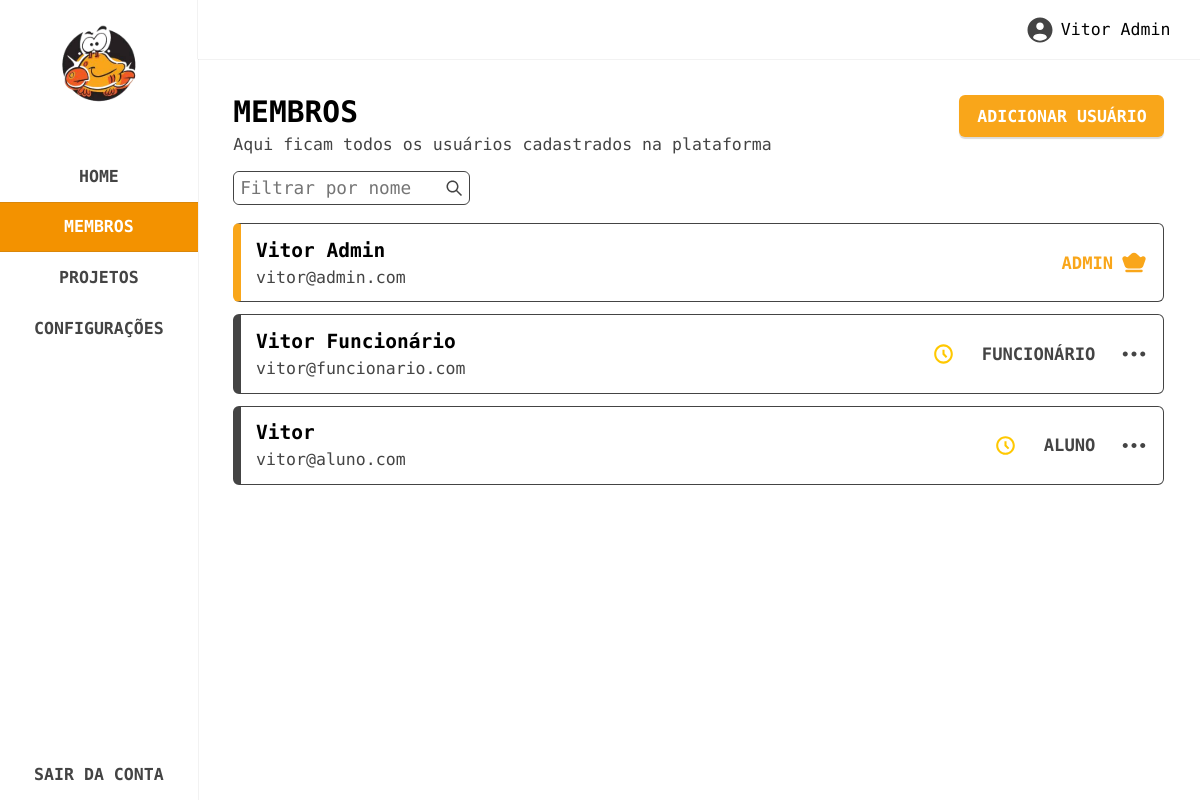
Page /membros (signed in) on the earlier database version.
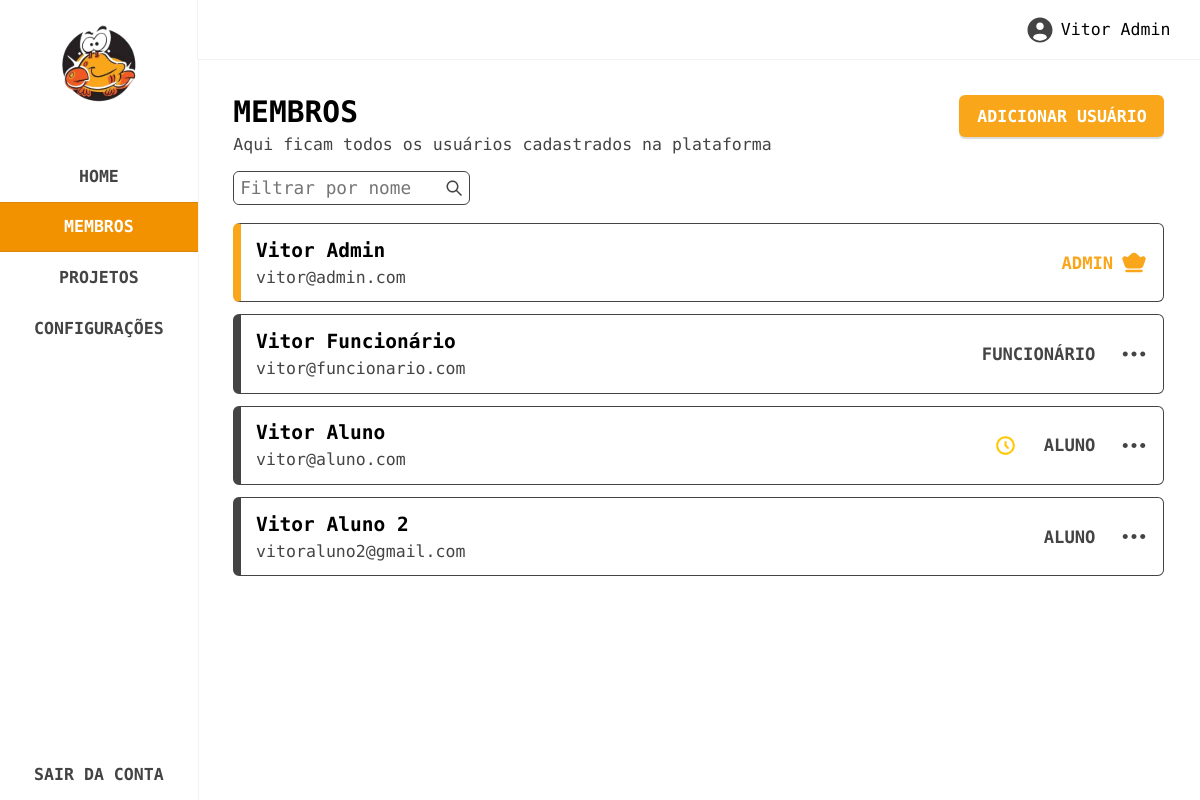
Same page on the later database version.
### tables this page shows
CREATE TABLE IF NOT EXISTS `users` (
  `id` bigint(100) NOT NULL AUTO_INCREMENT,
  `name` varchar(100) DEFAULT NULL,
  `email` varchar(150) DEFAULT NULL,
  `phone` varchar(100) DEFAULT NULL,
  `registration_number` bigint(100) DEFAULT NULL,
  `course` varchar(100) DEFAULT NULL,
  `year` varchar(100) DEFAULT NULL,
  `institution` varchar(150) DEFAULT NULL,
  `hours_to_be_validated` int(100) DEFAULT NULL,
  `password` varchar(150) DEFAULT NULL,
  `role` bigint(100) DEFAULT NULL,
  `approved` int(100) DEFAULT 0,
  PRIMARY KEY (`id`)
);

### routes/routes.php (called while the page is built, shortened)
<?php
$route = isset($_GET['url']) ? $_GET['url'] : '';
function is_project_route($route) {
    return preg_match('/^projeto\/([a-zA-Z0-9-]+)$/', $route);
}
function is_activity_route($route) {
    return preg_match('/^projeto\/([a-zA-Z0-9-]+)\/([a-zA-Z0-9-]+)$/', $route);
}
if (is_project_route($route)) {
    preg_match('/^projeto\/([a-zA-Z0-9-]+)$/', $route, $matches);
    $slug = $matches[1];
    $file = './pages/project-single.php';
    $_GET['slug'] = $slug;
} else {
    switch ($route) {
        case 'membros':
            $file = './pages/members.php';
            break;
    }
}
include $file;
?>

### controllers/users.php (called while the page is built, shortened)
<?php
include_once __DIR__ . '/../config/config.php';
include_once __DIR__ . '/../db/db.php';
function get_user_info($user_id, $fields = []) {
    global $connect;
    $field_list = implode(", ", $fields);
    $query = "SELECT $field_list FROM users WHERE id = ?";
    $stmt = $connect->prepare($query);
    $stmt->bind_param('i', $user_id);
    $stmt->execute();
    $result = [];
    $bind_result_args = [];
    foreach ($fields as $field) {
        $bind_result_args[] = &$result[$field];
    }
    call_user_func_array([$stmt, 'bind_result'], $bind_result_args);
    return $result;
}
function get_all_users($filter_name, $page, $limit = 30) {
    global $connect;
    $offset = ($page - 1) * $limit;
    $filter_query = $filter_name ? "WHERE name LIKE ?" : "";
    $sql = "SELECT * FROM users $filter_query LIMIT ? OFFSET ?";
    $stmt = $connect->prepare($sql);
    if ($filter_name) {
        $filter_name_param = '%' . $filter_name . '%';
        $stmt->bind_param("sii", $filter_name_param, $limit, $offset);
    } else {
        $stmt->bind_param("ii", $limit, $offset);
    }
    $stmt->execute();
    $result = $stmt->get_result();
    $users = $result->fetch_all(MYSQLI_ASSOC);
    return $users;
}
?>

### config/config.php (called while the page is built, shortened)
<?php
function base_url($path) {
    return rtrim(BASE_URL, '/') . '/' . ltrim($path, '/');
}
?>

### pages/members.php (the view, shortened to what the changed rows need)
<?php
include_once __DIR__ . '/../controllers/users.php';
$user_id = $_COOKIE['user_id'];
$user_info = get_user_info($user_id, ['role', 'approved']);
$role = $user_info['role'];
$filter_name = isset($_GET['name']) ? $_GET['name'] : '';
$page = isset($_GET['page']) ? intval($_GET['page']) : 1;
$users = get_all_users($filter_name, $page);
?>
<section class="members" data-page="members">
    <div class="main">
        <?php include __DIR__ . '/../partials/topbar.php'; ?>
        <div class="content">
            <div class="users">
                <?php if(count($users) > 0): ?>
                    <?php foreach($users as $user): ?>
                        <div class="card" data-role="<?= $user['role'] ?>">
                            <div class="left">
                                <span class="infos">
                                    <h5><?= $user['name'] ?></h5>
                                    <p><?= $user['email'] ?></p>
                                </span>
                            </div>
                            <div class="right">
                                <?php if(
                                    intval($user['approved']) != 1
                                ): ?>
                                    <span class="approved">
                                        <img src="<?= base_url('assets/images/svg/pending.svg') ?>" alt="pending" title="Aprovação Pendente">
                                    </span>
                                <?php endif; ?>
                                <span class="role">
                                    <?php if(intval($user['role']) == 1): ?>
                                        <h6>
                                            ADMIN
                                            <img src="<?= base_url('assets/images/svg/crown.svg') ?>" alt="crown">
                                        </h6>
                                    <?php elseif(intval($user['role']) == 2): ?>
                                        <h6>FUNCIONÁRIO</h6>
                                    <?php else: ?>
                                        <h6>ALUNO</h6>
                                    <?php endif; ?>
                                </span>
                                <?php if(
                                    intval($role) == 1 &&
                                    $user['id'] != $user_id
                                ): ?>
                                    <button class="options-btn">
                                        <img src="<?= base_url('assets/images/svg/dots.svg') ?>" alt="dots">
                                    </button>
                                <?php endif; ?>
                            </div>
                        </div>
                    <?php endforeach; ?>
                <?php else: ?>
                    <p class="not-found">Nenhum resultado encontrado.</p>
                <?php endif; ?>
            </div>
        </div>
    </div>
</section>

Differences in the rows shown:
changed users "Vitor Funcionário": approved 0 → 1 (drawn); approved: picture removed
changed users "vitor@aluno.com": name "Vitor" → "Vitor Aluno"
added users: name "Vitor Aluno 2", email "vitoraluno2@gmail.com", role "ALUNO"
